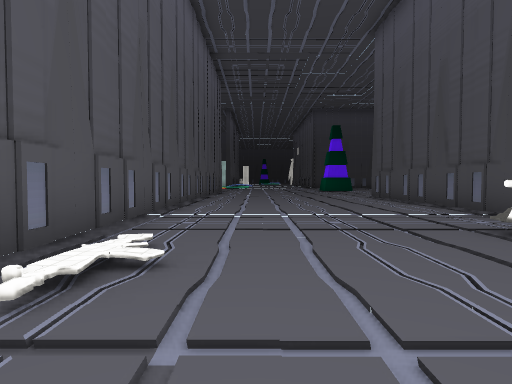
[1] (above)

24 first-person views from a walk through a 3-D level made in the Unity game engine. The camera is 1.2 m above the floor, tilts 2° down and sees 75° across. The floor is counted in squares, 2 m on a side. Each view is taken from the middle of a square. On the plan, view 1 faces up. The plan holds only what a view shows up to about 10 squares ahead; the rest is blank. The place goes on beyond the plan. The player character is not drawn. Some surface patterns are stand-ins.

[2]
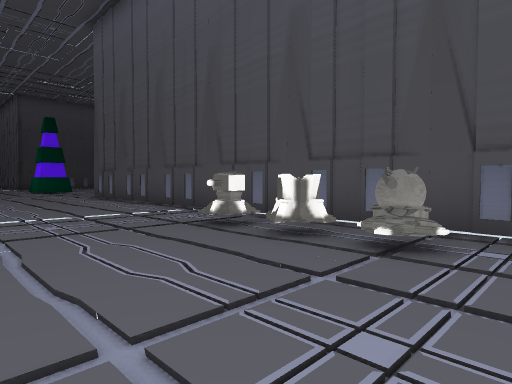

[3]
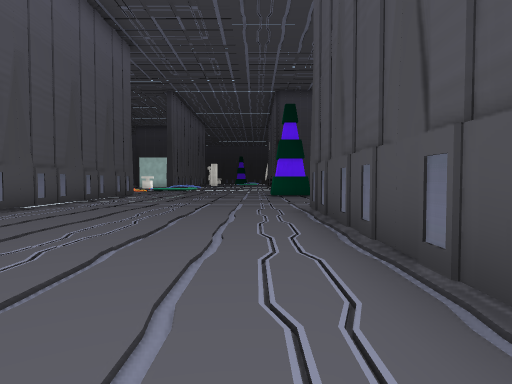

[4]
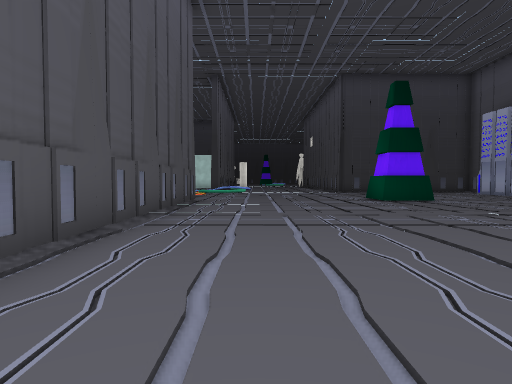

[5]
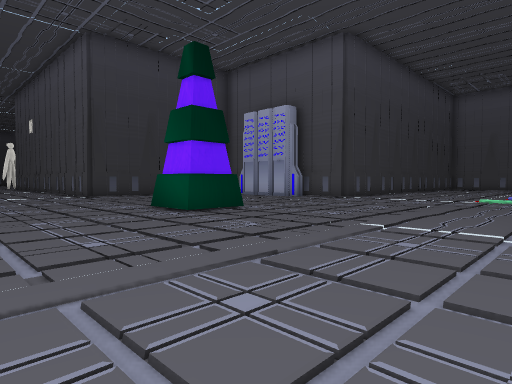

[6]
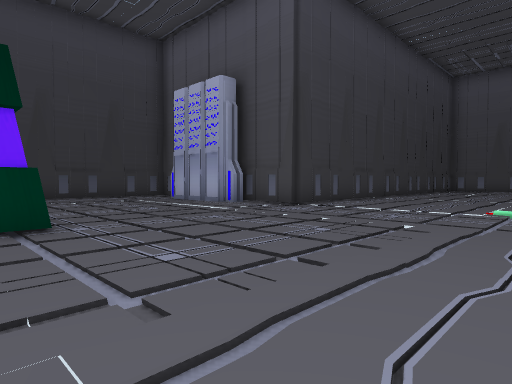

[7]
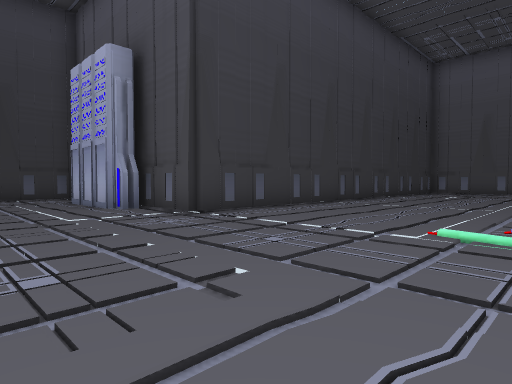

[8]
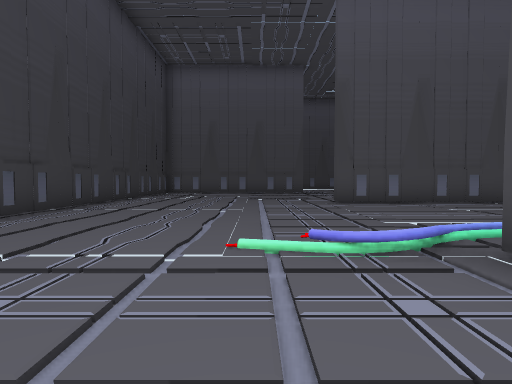

[9]
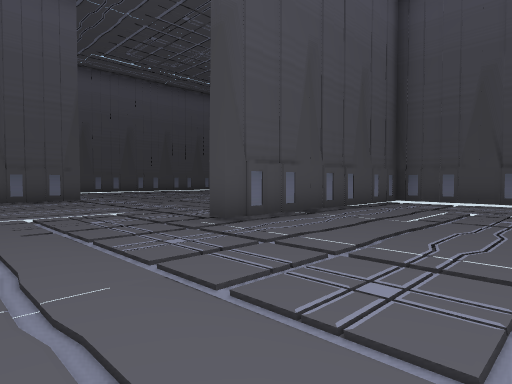

[10]
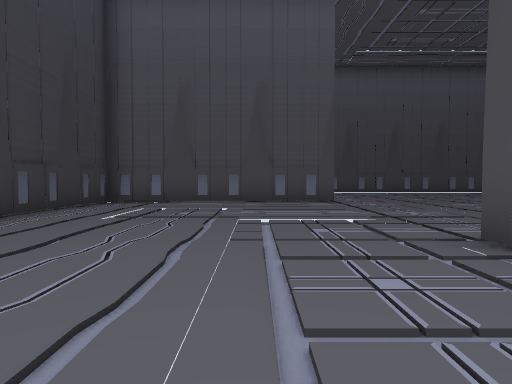

[11]
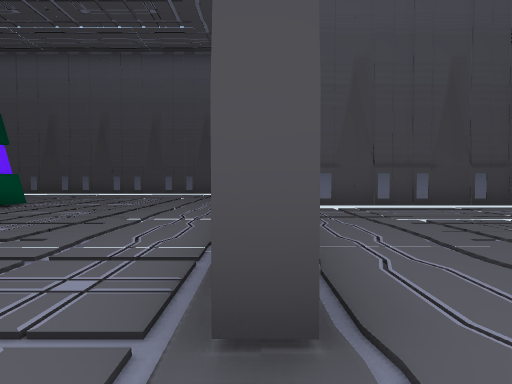

[12]
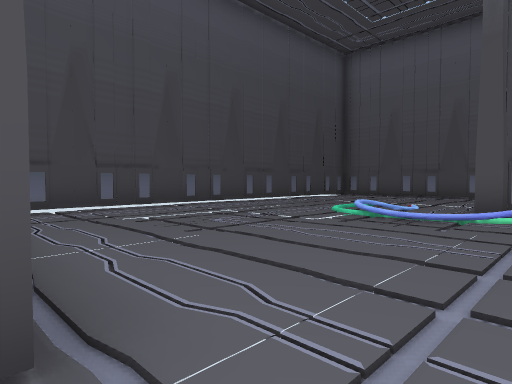

[13]
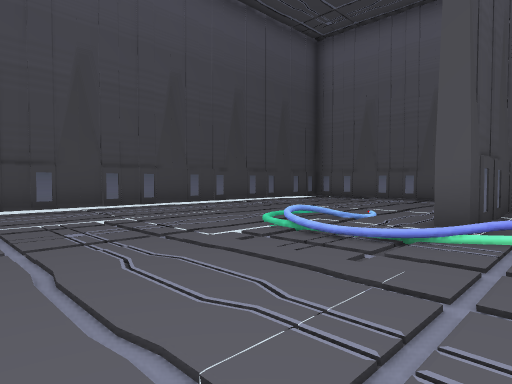

[14]
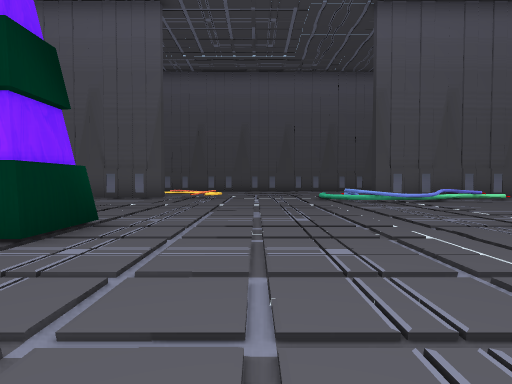

[15]
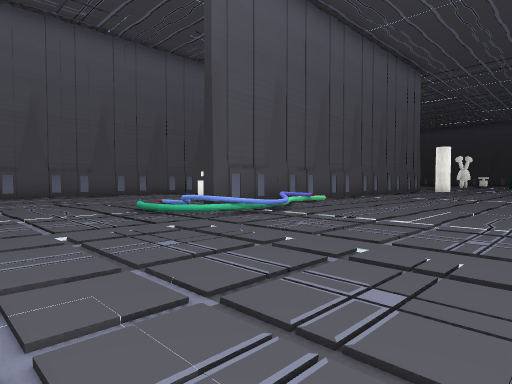

[16]
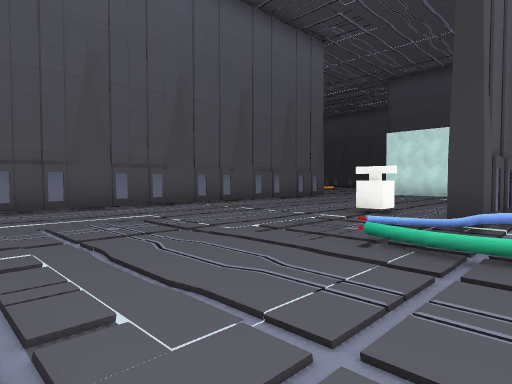

[17]
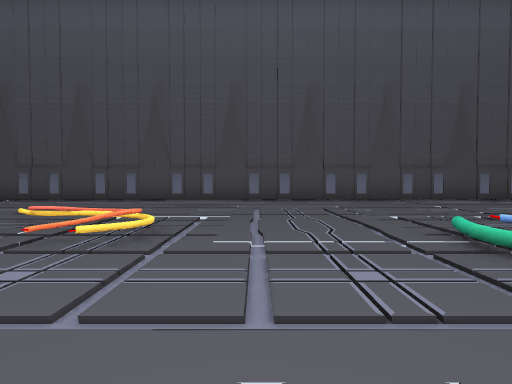

[18]
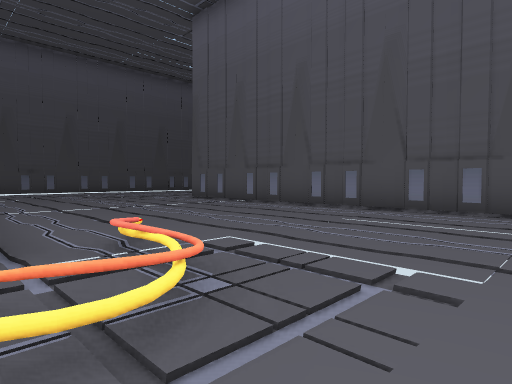

[19]
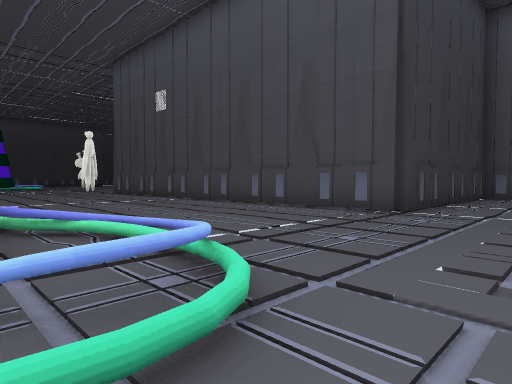

[20]
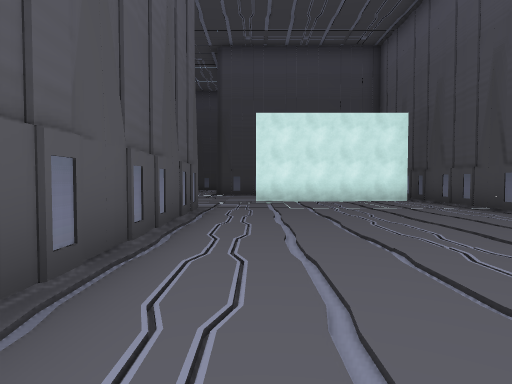

[21]
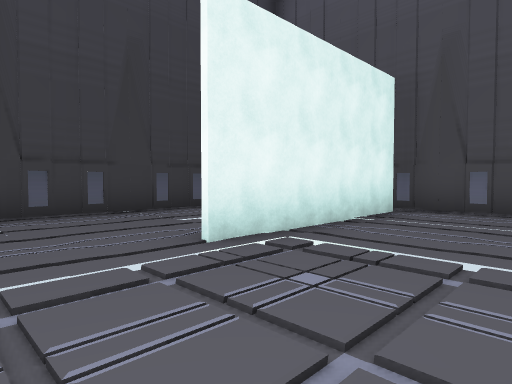

[22]
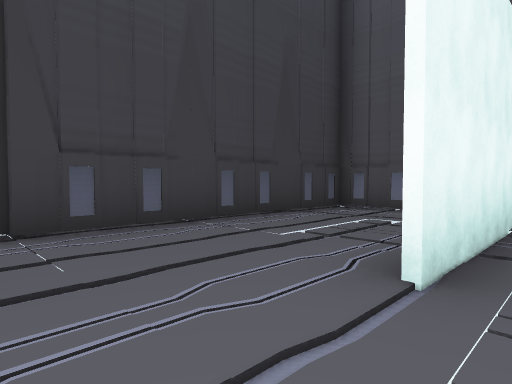

[23]
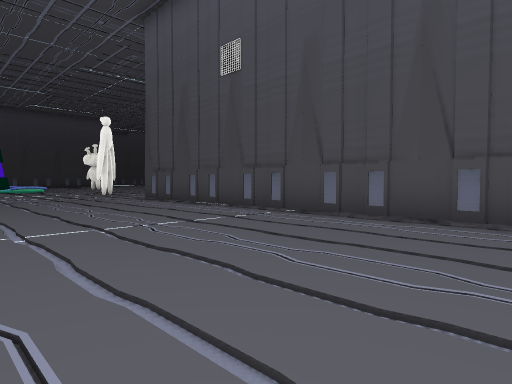

[24]
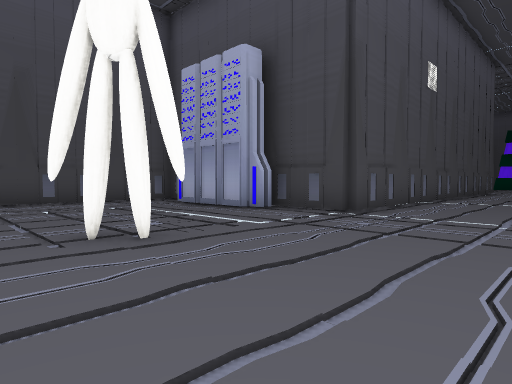

### Floor plan
Points are (right, up) in squares from view 1. A wall is a line through its corners. A room is listed if a view was taken in it or the views show most of it. See-through windows are left out.
Room 1 (views 1, 2, 3, 4, 5, 6, 7, 8, 9, 10, 11, 12, 13, 14, 15, 16, 17, 18, 19, 20, 21, 22, 23, 24)
walls: (10, 19.8) (9.7, 20.2); (10.5, 19.7) (9.8, 19.7) (9.8, 22.5); (-1.8, 18.2) (-1.8, 2.4); (9.9, 24.3) (4.1, 24.3) (4.1, 37.4) (6.1, 37.4); (8, 12.1) (10.6, 12.1) (10.6, 11.6); (4.5, 9.9) (4.5, 9.4); (-1.8, 28.6) (-1.8, 24.5); (-2.2, 30.1) (-2.2, 34); (8, 5.7) (16.8, 5.7) (16.8, 11.9) (17.2, 11.9); (3.2, 3.8) (2.8, 3.8); (3.4, 3.6) (2.6, 3.6); (-2.5, 33.7) (-7.1, 33.7); (3, 1.9) (3, 2.3); (3, 1.9) (3, 2.3); (-8.2, 30.9) (-8.2, 13); (3.4, 1.2) (2.6, 1.2); (3, 0.8) (3, 1.4) (2.7, 1.4); (4.1, 0.5) (4.1, 11.9); (5.8, 37.6) (5.8, 38.2); (23.1, 11.8) (23.1, 18) (10.4, 18) (10.4, 20.3); (4.1, 41) (4.3, 41.5) (5.1, 42.1); (4, 41.1) (4.6, 41.8) (5.1, 42); (4.5, 41.2) (4.5, 41.7); (4.3, 41.3) (4.5, 41.7); (4.3, 41.3) (4.3, 41.5)
low walls: (-0.7, 23.3) (-1, 23) (-1.4, 22.9); (-2.3, 19.5) (-2.1, 19.1); (-1.5, 23.5) (-2.1, 23.9)
ways out: opening at (-8.5, 34); opening at (5.8, 41.5)
objects: other object (-4, 26); other object (4, 17) to (5, 19); other object (23, 5) to (24, 6)

Positions as (right, up) in squares from view 1, and headings:
1: (0, 0), facing up
2: (0, 0), facing up-right
3: (3, 5), facing up
4: (0, 8), facing up
5: (0, 12), facing up-right
6: (4, 13), facing up-right
7: (7, 13), facing up-right
8: (8, 14), facing right
9: (13, 15), facing down-right
10: (14, 14), facing right
11: (17, 13), facing down
12: (17, 13), facing down-left
13: (15, 13), facing down-left
14: (8, 21), facing left
15: (4, 20), facing up-left
16: (-1, 20), facing up-left
17: (1, 21), facing left
18: (-2, 21), facing down-left
19: (-2, 22), facing up-right
20: (-7, 24), facing up
21: (-9, 31), facing up-right
22: (-9, 33), facing up-right
23: (-1, 27), facing up-right
24: (1, 43), facing down-right
